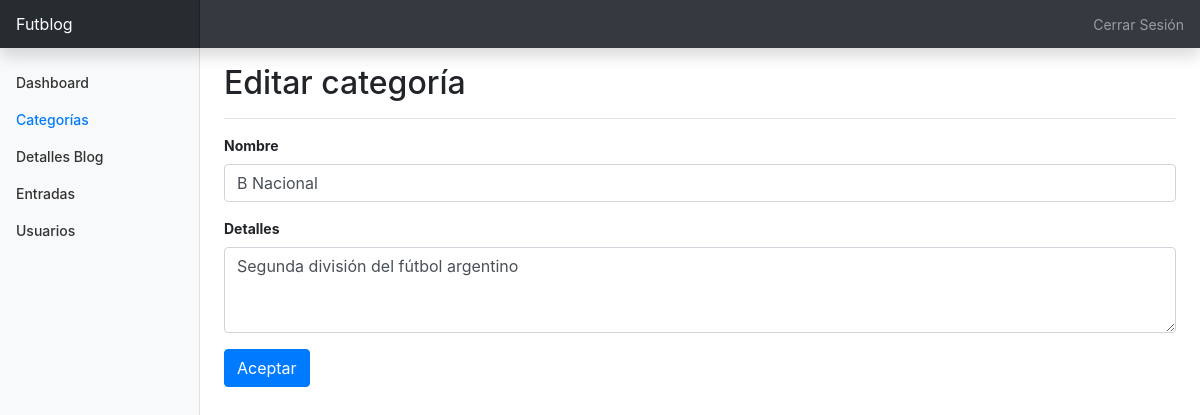
Page /categorias/editar/1 on the committed database.
### categorias/models.py (models this page shows)
class Categorias(models.Model):
    nombre = models.CharField(max_length=100)
    detalles = models.CharField(max_length=1000, default="DEFAULT VALUE")
    created_at = models.DateTimeField(auto_now_add=True)
    updated_at = models.DateTimeField(auto_now_add=True)
    class Meta:
        db_table = "Categorias"

### categorias/views.py (the view, shortened to what this page needs)
# urls.py: path("categorias/editar/<int:pk>", EditarCategoria.as_view(template_name="categorias/editar.html"), name="editarcategoria"),
class EditarCategoria(SuccessMessageMixin, UpdateView):
    model = Categorias
    form = Categorias
    fields = "__all__"
    success_message = "Categoría editada correctamente!"

### categorias/templates/categorias/editar.html (shortened to what this page needs)
<!doctype html>
<html lang="en">
  <head>
    {% load bootstrap4 %}
    {% load widget_tweaks %}
    {% bootstrap_css %}
    {% load static %}
    <link rel="stylesheet" type="text/css" href="{% static 'css/dashboard.css' %}">
    <link rel="stylesheet" type="text/css" href="{% static 'css/estilos.css' %}">
    {% load icon %}
  </head>
  <body>
<nav class="navbar navbar-dark sticky-top bg-dark flex-md-nowrap p-0 shadow">
  <a class="navbar-brand col-md-3 col-lg-2 mr-0 px-3" href="#">Futblog</a>
  <ul class="navbar-nav px-3">
    <li class="nav-item text-nowrap">
      <a class="nav-link" href="#">Cerrar Sesión</a>
    </li>
  </ul>
</nav>
<div class="container-fluid">
  <div class="row">
    <nav id="sidebarMenu" class="col-md-3 col-lg-2 d-md-block bg-light sidebar collapse">
      <div class="sidebar-sticky pt-3">
        <ul class="nav flex-column">
          <li class="nav-item">
            <a class="nav-link" href="#">
              Dashboard
            </a>
          </li>
          <li class="nav-item">
            <a class="nav-link active" href="{% url 'listadodecategorias' %}">
              Categorías <span class="sr-only">(current)</span>
            </a>
          </li>
          <li class="nav-item">
            <a class="nav-link" href="{% url 'detallesblog' %}">
              Detalles Blog
            </a>
          </li>
          <li class="nav-item">
            <a class="nav-link" href="{% url 'listadodeentradas' %}">
              Entradas
            </a>
          </li>
          <li class="nav-item">
            <a class="nav-link" href="{% url 'listadodeusuarios' %}">
              Usuarios
            </a>
          </li>
        </ul>
      </div>
    </nav>
    <main role="main" class="col-md-9 ml-sm-auto col-lg-10 px-md-4">
      <div class="d-flex justify-content-between flex-wrap flex-md-nowrap align-items-center pt-3 pb-2 mb-3 border-bottom">
        <h1 class="h2">Editar categoría</h1>
      </div>
      <div class="table-responsive">
        <form method="POST" encypte="multipart/form-data">
            <div class="form-group">
              <label for="nombre" class="negritatxt">Nombre</label>
              {{ form.nombre|add_class:"form-control" }}
            </div>
            <div class="form-group">
                <label for="detalles" class="negritatxt">Detalles</label>
                <textarea class="form-control" id="detalles" value="{{categorias.detalles}}" name="detalles" rows="3" required>{{categorias.detalles}}</textarea>
            </div>
            <button type="submit" class="btn btn-primary">Aceptar</button>
          </form>
      </div>
    </main>
  </div>
</div>
  </body>
</html>

### categorias/static/css/dashboard.css (style rules this page uses)
body { font-size: .875rem; }
.sidebar { position: fixed; top: 0; bottom: 0; left: 0; z-index: 100; padding: 48px 0 0; box-shadow: inset -1px 0 0 rgba(0, 0, 0, .1); }
.sidebar-sticky { position: relative; top: 0; height: calc(100vh - 48px); padding-top: .5rem; overflow-x: hidden; overflow-y: auto; }
.sidebar .nav-link { font-weight: 500; color: #333; }
.sidebar .nav-link.active { color: #007bff; }
.navbar-brand { padding-top: .75rem; padding-bottom: .75rem; font-size: 1rem; background-color: rgba(0, 0, 0, .25); box-shadow: inset -1px 0 0 rgba(0, 0, 0, .25); }

### categorias/static/css/estilos.css (style rules this page uses)
.negritatxt { font-weight: bold; }

### rows in the picture
Categorias: nombre "B Nacional", detalles "Segunda división del fútbol argentino"
